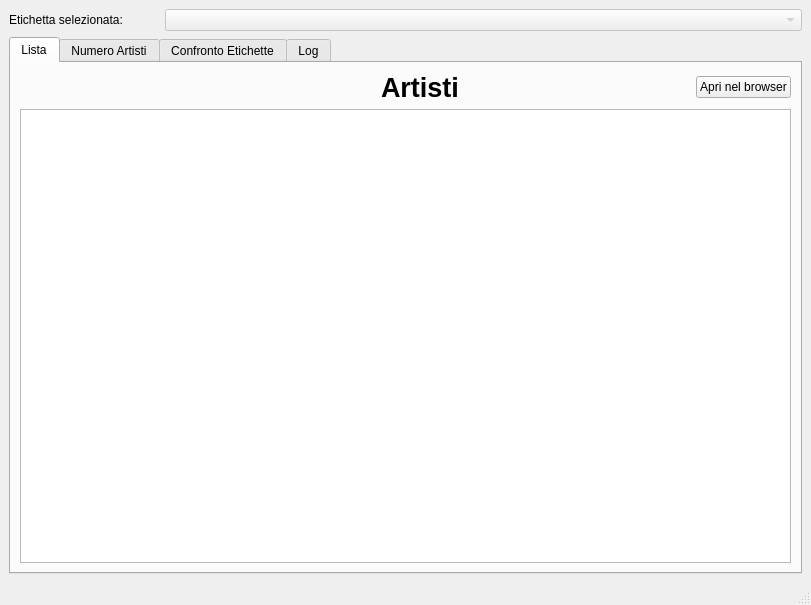
<?xml version="1.0" encoding="UTF-8"?>
<ui version="4.0">
 <class>RecordList</class>
 <widget class="QMainWindow" name="RecordList">
  <property name="geometry">
   <rect>
    <x>0</x>
    <y>0</y>
    <width>811</width>
    <height>605</height>
   </rect>
  </property>
  <property name="windowTitle">
   <string>RecordList</string>
  </property>
  <widget class="QWidget" name="centralwidget">
   <layout class="QHBoxLayout" name="horizontalLayout">
    <item>
     <layout class="QVBoxLayout" name="verticalLayout_2">
      <item>
       <layout class="QHBoxLayout" name="horizontalLayout_2">
        <item>
         <widget class="QLabel" name="recordSelectorLabel">
          <property name="maximumSize">
           <size>
            <width>150</width>
            <height>16777215</height>
           </size>
          </property>
          <property name="text">
           <string>Etichetta selezionata:</string>
          </property>
         </widget>
        </item>
        <item>
         <widget class="QComboBox" name="recordSelector">
          <property name="enabled">
           <bool>false</bool>
          </property>
         </widget>
        </item>
       </layout>
      </item>
      <item>
       <widget class="QTabWidget" name="navigator">
        <property name="tabPosition">
         <enum>QTabWidget::North</enum>
        </property>
        <property name="tabShape">
         <enum>QTabWidget::Rounded</enum>
        </property>
        <property name="currentIndex">
         <number>0</number>
        </property>
        <property name="movable">
         <bool>false</bool>
        </property>
        <widget class="QWidget" name="listView">
         <property name="enabled">
          <bool>true</bool>
         </property>
         <attribute name="title">
          <string notr="true">Lista</string>
         </attribute>
         <layout class="QVBoxLayout" name="verticalLayout_3">
          <item>
           <layout class="QHBoxLayout" name="horizontalLayout_3">
            <item>
             <spacer name="horizontalSpacer">
              <property name="orientation">
               <enum>Qt::Horizontal</enum>
              </property>
              <property name="sizeType">
               <enum>QSizePolicy::Fixed</enum>
              </property>
              <property name="sizeHint" stdset="0">
               <size>
                <width>130</width>
                <height>20</height>
               </size>
              </property>
             </spacer>
            </item>
            <item>
             <spacer name="horizontalSpacer_3">
              <property name="orientation">
               <enum>Qt::Horizontal</enum>
              </property>
              <property name="sizeHint" stdset="0">
               <size>
                <width>40</width>
                <height>20</height>
               </size>
              </property>
             </spacer>
            </item>
            <item alignment="Qt::AlignHCenter|Qt::AlignVCenter">
             <widget class="QLabel" name="listLabel">
              <property name="font">
               <font>
                <pointsize>20</pointsize>
                <weight>75</weight>
                <bold>true</bold>
               </font>
              </property>
              <property name="text">
               <string>Artisti</string>
              </property>
             </widget>
            </item>
            <item>
             <spacer name="horizontalSpacer_2">
              <property name="orientation">
               <enum>Qt::Horizontal</enum>
              </property>
              <property name="sizeType">
               <enum>QSizePolicy::Expanding</enum>
              </property>
              <property name="sizeHint" stdset="0">
               <size>
                <width>40</width>
                <height>20</height>
               </size>
              </property>
             </spacer>
            </item>
            <item>
             <widget class="QPushButton" name="openURLBtn">
              <property name="maximumSize">
               <size>
                <width>130</width>
                <height>16777215</height>
               </size>
              </property>
              <property name="text">
               <string>Apri nel browser</string>
              </property>
             </widget>
            </item>
           </layout>
          </item>
          <item>
           <widget class="QListWidget" name="list"/>
          </item>
         </layout>
        </widget>
        <widget class="QWidget" name="countView">
         <property name="accessibleName">
          <string>Grafico</string>
         </property>
         <property name="tabName" stdset="0">
          <string>Test</string>
         </property>
         <attribute name="title">
          <string>Numero Artisti</string>
         </attribute>
         <layout class="QVBoxLayout" name="verticalLayout_5">
          <item>
           <widget class="QLabel" name="listLabel_2">
            <property name="maximumSize">
             <size>
              <width>16777215</width>
              <height>30</height>
             </size>
            </property>
            <property name="font">
             <font>
              <pointsize>20</pointsize>
              <weight>75</weight>
              <bold>true</bold>
             </font>
            </property>
            <property name="text">
             <string>Grafico</string>
            </property>
            <property name="alignment">
             <set>Qt::AlignCenter</set>
            </property>
           </widget>
          </item>
          <item>
           <layout class="QVBoxLayout" name="countGraphLayout"/>
          </item>
         </layout>
        </widget>
        <widget class="QWidget" name="confView">
         <attribute name="title">
          <string>Confronto Etichette</string>
         </attribute>
         <layout class="QVBoxLayout" name="verticalLayout_6">
          <item>
           <widget class="QLabel" name="compGraphLabel">
            <property name="maximumSize">
             <size>
              <width>16777215</width>
              <height>30</height>
             </size>
            </property>
            <property name="font">
             <font>
              <pointsize>20</pointsize>
              <weight>75</weight>
              <bold>true</bold>
             </font>
            </property>
            <property name="text">
             <string>Grafico</string>
            </property>
            <property name="alignment">
             <set>Qt::AlignCenter</set>
            </property>
           </widget>
          </item>
          <item>
           <layout class="QVBoxLayout" name="compGraphLayout"/>
          </item>
         </layout>
        </widget>
        <widget class="QWidget" name="logView">
         <attribute name="title">
          <string>Log</string>
         </attribute>
         <layout class="QVBoxLayout" name="verticalLayout_4">
          <item alignment="Qt::AlignHCenter">
           <widget class="QLabel" name="logLabel">
            <property name="font">
             <font>
              <pointsize>20</pointsize>
              <weight>75</weight>
              <bold>true</bold>
              <kerning>true</kerning>
             </font>
            </property>
            <property name="text">
             <string>LOG</string>
            </property>
           </widget>
          </item>
          <item>
           <widget class="QTextEdit" name="logArea">
            <property name="enabled">
             <bool>true</bool>
            </property>
            <property name="font">
             <font>
              <pointsize>15</pointsize>
              <weight>50</weight>
              <italic>false</italic>
              <bold>false</bold>
              <underline>false</underline>
              <strikeout>false</strikeout>
              <kerning>false</kerning>
             </font>
            </property>
            <property name="documentTitle">
             <string/>
            </property>
            <property name="readOnly">
             <bool>true</bool>
            </property>
            <property name="placeholderText">
             <string/>
            </property>
           </widget>
          </item>
         </layout>
        </widget>
       </widget>
      </item>
     </layout>
    </item>
   </layout>
  </widget>
  <widget class="QMenuBar" name="menubar">
   <property name="geometry">
    <rect>
     <x>0</x>
     <y>0</y>
     <width>811</width>
     <height>22</height>
    </rect>
   </property>
  </widget>
  <widget class="QStatusBar" name="statusbar"/>
 </widget>
 <resources/>
 <connections/>
</ui>
